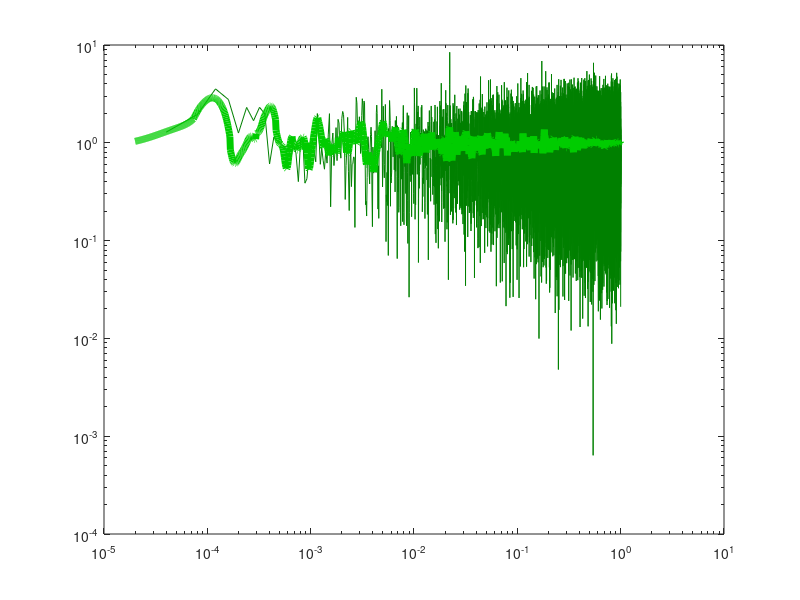

Recreate this plot in MATLAB.
% Power spectrum estimation with a logarithmic frequency axis
%
% Implementation of the algorithm described by Tröbs and Heinzel in
% _Measurement_, vol 39 (2006), pp 120-129, available here:
% 
% * http://dx.doi.org/10.1016/j.measurement.2005.10.010
% * http://pubman.mpdl.mpg.de/pubman/item/escidoc:150688:1/component/escidoc:150687/sdarticle.pdf
%
% Tobin Fricke
% tobin.fricke@ligo.org
% 2012-04-17

%function X = lpsd(x, windowfcn, fmin, fmax, Jdes, Kdes)

N = 1e5;
fs = 2;
fmin = fs/N;
fmax = fs/2;
Jdes = 1000;
Kdes = 100;
Kmin = 2;       % minimum number of averages
xi = 0;         % Overlap  FIXME: NOT IMPLEMENTED
windowfcn = @hanning;

x = randn(N, 1);

N = length(x);  % Table 1


% Jdes:  desired number of Fourier frequencies
% Kdes:  desired number of averages

jj = 0:Jdes-1;

g = log(fmax) - log(fmin);                                          % (12)

f = fmin * exp((jj * g) / (Jdes - 1));                              % (13)

rp = fmin * exp(jj * g / (Jdes -1)) * (exp(g / (Jdes - 1)) - 1);    % (15)

%%
ravg = (fs/N) * (1 + (1 - xi) * (Kdes - 1));                        % (16)
rmin = (fs/N) * (1 + (1 - xi) * (Kmin - 1));                        % (17)

case1 = rp >= ravg;                                                 % (18)
case2 = (rp < ravg) & (sqrt(ravg * rp) > rmin);                     % (18)
case3 = ~(case1 | case2);                                           % (18)

rpp = zeros(1, Jdes);

rpp( case1 ) = rp(case1);                                           % (18)
rpp( case2 ) = sqrt(ravg * rp(case2));                              % (18)
rpp( case3 ) = rmin;                                                % (18)

L = round(fs ./ rpp);       % segment lengths                       % (19)
r = fs ./ L;                % actual resolution                     % (20)

m = f ./ r;                 % Fourier Tranform bin number           % (7) 

loglog(f, r, '.-', f, L, '.-', f, N./L, '.-')
line(get(gca,'xlim'), Kmin*[1 1], 'color', 'r');
line(get(gca,'xlim'), Kdes*[1 1], 'color', 'r');
legend('resolution', 'segment length', 'number of averages', 'minimum averages', 'desired averages');

%%


X = NaN(1, Jdes);
S1= NaN(1, Jdes);
S2= NaN(1, Jdes);

% Nonzero segment overlap is not yet implemented
assert(xi==0);  

for jj=1:length(f)
  % Split the data stream into segments of length L(jj)
  K = floor(N / L(jj));  % number of averages
  
  % select all the segments we can without zero-padding
  data = x(1:(K*L(jj)));
  
  % reshape the time series so each column is one segment
  data = reshape(data, L(jj), K);
  
  % Remove the mean of each segment.
  data = data - repmat(mean(data), L(jj), 1);                       % (4)
  
  % Multiply each segment with the window function
  window = windowfcn(L(jj));                                        % (5)
  data = data .* repmat(window, 1, K);
  
  % Compute the discrete Fourier transforms
  sinusoid = exp(-2i*pi * (0:L(jj)-1)' * m(jj)/L(jj));              % (6)
  data = data .* repmat(sinusoid, 1, K);
  
  % Average the squared magnitudes
  X(jj) = mean(abs(sum(data)).^2);                                  % (8)
  
  % Calculate some properties of the window function which will be used
  % during calibration  
  S1(jj) = sum(window);                                             % (23)
  S2(jj) = sum(window.^2);                                          % (24)

end

% Calculate the calibration factors

C_PS = 2 * S1.^(-2);                                                % (28)
C_PSD = 2 ./ (fs * S2);                                             % (29)

%% Compare to Pwelch
nfft = ceil(fs/r(1));
[Pxx, f_Pwelch] = pwelch(x, hanning(nfft), 0, nfft, fs);
loglog(f_Pwelch, Pxx, 'color', [0 0.5 0]);
hold all
loglog(f, X .* C_PSD, 'color', [0 0.8 0], 'linewidth', 5);
hold off

